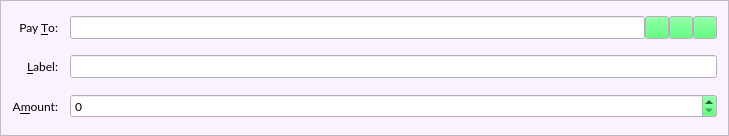
<?xml version="1.0" encoding="UTF-8"?>
<ui version="4.0">
 <class>SendCoinsEntry</class>
 <widget class="QFrame" name="SendCoinsEntry">
  <property name="geometry">
   <rect>
    <x>0</x>
    <y>0</y>
    <width>729</width>
    <height>136</height>
   </rect>
  </property>
  <property name="palette">
   <palette>
    <active>
     <colorrole role="WindowText">
      <brush brushstyle="SolidPattern">
       <color alpha="255">
        <red>0</red>
        <green>0</green>
        <blue>0</blue>
       </color>
      </brush>
     </colorrole>
     <colorrole role="Button">
      <brush brushstyle="SolidPattern">
       <color alpha="255">
        <red>41</red>
        <green>255</green>
        <blue>84</blue>
       </color>
      </brush>
     </colorrole>
     <colorrole role="Light">
      <brush brushstyle="SolidPattern">
       <color alpha="255">
        <red>169</red>
        <green>255</green>
        <blue>186</blue>
       </color>
      </brush>
     </colorrole>
     <colorrole role="Midlight">
      <brush brushstyle="SolidPattern">
       <color alpha="255">
        <red>105</red>
        <green>255</green>
        <blue>135</blue>
       </color>
      </brush>
     </colorrole>
     <colorrole role="Dark">
      <brush brushstyle="SolidPattern">
       <color alpha="255">
        <red>20</red>
        <green>127</green>
        <blue>42</blue>
       </color>
      </brush>
     </colorrole>
     <colorrole role="Mid">
      <brush brushstyle="SolidPattern">
       <color alpha="255">
        <red>27</red>
        <green>170</green>
        <blue>56</blue>
       </color>
      </brush>
     </colorrole>
     <colorrole role="Text">
      <brush brushstyle="SolidPattern">
       <color alpha="255">
        <red>0</red>
        <green>0</green>
        <blue>0</blue>
       </color>
      </brush>
     </colorrole>
     <colorrole role="BrightText">
      <brush brushstyle="SolidPattern">
       <color alpha="255">
        <red>255</red>
        <green>255</green>
        <blue>255</blue>
       </color>
      </brush>
     </colorrole>
     <colorrole role="ButtonText">
      <brush brushstyle="SolidPattern">
       <color alpha="255">
        <red>0</red>
        <green>0</green>
        <blue>0</blue>
       </color>
      </brush>
     </colorrole>
     <colorrole role="Base">
      <brush brushstyle="SolidPattern">
       <color alpha="255">
        <red>255</red>
        <green>255</green>
        <blue>255</blue>
       </color>
      </brush>
     </colorrole>
     <colorrole role="Window">
      <brush brushstyle="SolidPattern">
       <color alpha="255">
        <red>251</red>
        <green>242</green>
        <blue>255</blue>
       </color>
      </brush>
     </colorrole>
     <colorrole role="Shadow">
      <brush brushstyle="SolidPattern">
       <color alpha="255">
        <red>0</red>
        <green>0</green>
        <blue>0</blue>
       </color>
      </brush>
     </colorrole>
     <colorrole role="AlternateBase">
      <brush brushstyle="SolidPattern">
       <color alpha="255">
        <red>148</red>
        <green>255</green>
        <blue>169</blue>
       </color>
      </brush>
     </colorrole>
     <colorrole role="ToolTipBase">
      <brush brushstyle="SolidPattern">
       <color alpha="255">
        <red>255</red>
        <green>255</green>
        <blue>220</blue>
       </color>
      </brush>
     </colorrole>
     <colorrole role="ToolTipText">
      <brush brushstyle="SolidPattern">
       <color alpha="255">
        <red>0</red>
        <green>0</green>
        <blue>0</blue>
       </color>
      </brush>
     </colorrole>
     <colorrole role="PlaceholderText">
      <brush brushstyle="SolidPattern">
       <color alpha="128">
        <red>0</red>
        <green>0</green>
        <blue>0</blue>
       </color>
      </brush>
     </colorrole>
    </active>
    <inactive>
     <colorrole role="WindowText">
      <brush brushstyle="SolidPattern">
       <color alpha="255">
        <red>0</red>
        <green>0</green>
        <blue>0</blue>
       </color>
      </brush>
     </colorrole>
     <colorrole role="Button">
      <brush brushstyle="SolidPattern">
       <color alpha="255">
        <red>41</red>
        <green>255</green>
        <blue>84</blue>
       </color>
      </brush>
     </colorrole>
     <colorrole role="Light">
      <brush brushstyle="SolidPattern">
       <color alpha="255">
        <red>169</red>
        <green>255</green>
        <blue>186</blue>
       </color>
      </brush>
     </colorrole>
     <colorrole role="Midlight">
      <brush brushstyle="SolidPattern">
       <color alpha="255">
        <red>105</red>
        <green>255</green>
        <blue>135</blue>
       </color>
      </brush>
     </colorrole>
     <colorrole role="Dark">
      <brush brushstyle="SolidPattern">
       <color alpha="255">
        <red>20</red>
        <green>127</green>
        <blue>42</blue>
       </color>
      </brush>
     </colorrole>
     <colorrole role="Mid">
      <brush brushstyle="SolidPattern">
       <color alpha="255">
        <red>27</red>
        <green>170</green>
        <blue>56</blue>
       </color>
      </brush>
     </colorrole>
     <colorrole role="Text">
      <brush brushstyle="SolidPattern">
       <color alpha="255">
        <red>0</red>
        <green>0</green>
        <blue>0</blue>
       </color>
      </brush>
     </colorrole>
     <colorrole role="BrightText">
      <brush brushstyle="SolidPattern">
       <color alpha="255">
        <red>255</red>
        <green>255</green>
        <blue>255</blue>
       </color>
      </brush>
     </colorrole>
     <colorrole role="ButtonText">
      <brush brushstyle="SolidPattern">
       <color alpha="255">
        <red>0</red>
        <green>0</green>
        <blue>0</blue>
       </color>
      </brush>
     </colorrole>
     <colorrole role="Base">
      <brush brushstyle="SolidPattern">
       <color alpha="255">
        <red>255</red>
        <green>255</green>
        <blue>255</blue>
       </color>
      </brush>
     </colorrole>
     <colorrole role="Window">
      <brush brushstyle="SolidPattern">
       <color alpha="255">
        <red>251</red>
        <green>242</green>
        <blue>255</blue>
       </color>
      </brush>
     </colorrole>
     <colorrole role="Shadow">
      <brush brushstyle="SolidPattern">
       <color alpha="255">
        <red>0</red>
        <green>0</green>
        <blue>0</blue>
       </color>
      </brush>
     </colorrole>
     <colorrole role="AlternateBase">
      <brush brushstyle="SolidPattern">
       <color alpha="255">
        <red>148</red>
        <green>255</green>
        <blue>169</blue>
       </color>
      </brush>
     </colorrole>
     <colorrole role="ToolTipBase">
      <brush brushstyle="SolidPattern">
       <color alpha="255">
        <red>255</red>
        <green>255</green>
        <blue>220</blue>
       </color>
      </brush>
     </colorrole>
     <colorrole role="ToolTipText">
      <brush brushstyle="SolidPattern">
       <color alpha="255">
        <red>0</red>
        <green>0</green>
        <blue>0</blue>
       </color>
      </brush>
     </colorrole>
     <colorrole role="PlaceholderText">
      <brush brushstyle="SolidPattern">
       <color alpha="128">
        <red>0</red>
        <green>0</green>
        <blue>0</blue>
       </color>
      </brush>
     </colorrole>
    </inactive>
    <disabled>
     <colorrole role="WindowText">
      <brush brushstyle="SolidPattern">
       <color alpha="255">
        <red>20</red>
        <green>127</green>
        <blue>42</blue>
       </color>
      </brush>
     </colorrole>
     <colorrole role="Button">
      <brush brushstyle="SolidPattern">
       <color alpha="255">
        <red>41</red>
        <green>255</green>
        <blue>84</blue>
       </color>
      </brush>
     </colorrole>
     <colorrole role="Light">
      <brush brushstyle="SolidPattern">
       <color alpha="255">
        <red>169</red>
        <green>255</green>
        <blue>186</blue>
       </color>
      </brush>
     </colorrole>
     <colorrole role="Midlight">
      <brush brushstyle="SolidPattern">
       <color alpha="255">
        <red>105</red>
        <green>255</green>
        <blue>135</blue>
       </color>
      </brush>
     </colorrole>
     <colorrole role="Dark">
      <brush brushstyle="SolidPattern">
       <color alpha="255">
        <red>20</red>
        <green>127</green>
        <blue>42</blue>
       </color>
      </brush>
     </colorrole>
     <colorrole role="Mid">
      <brush brushstyle="SolidPattern">
       <color alpha="255">
        <red>27</red>
        <green>170</green>
        <blue>56</blue>
       </color>
      </brush>
     </colorrole>
     <colorrole role="Text">
      <brush brushstyle="SolidPattern">
       <color alpha="255">
        <red>20</red>
        <green>127</green>
        <blue>42</blue>
       </color>
      </brush>
     </colorrole>
     <colorrole role="BrightText">
      <brush brushstyle="SolidPattern">
       <color alpha="255">
        <red>255</red>
        <green>255</green>
        <blue>255</blue>
       </color>
      </brush>
     </colorrole>
     <colorrole role="ButtonText">
      <brush brushstyle="SolidPattern">
       <color alpha="255">
        <red>20</red>
        <green>127</green>
        <blue>42</blue>
       </color>
      </brush>
     </colorrole>
     <colorrole role="Base">
      <brush brushstyle="SolidPattern">
       <color alpha="255">
        <red>251</red>
        <green>242</green>
        <blue>255</blue>
       </color>
      </brush>
     </colorrole>
     <colorrole role="Window">
      <brush brushstyle="SolidPattern">
       <color alpha="255">
        <red>251</red>
        <green>242</green>
        <blue>255</blue>
       </color>
      </brush>
     </colorrole>
     <colorrole role="Shadow">
      <brush brushstyle="SolidPattern">
       <color alpha="255">
        <red>0</red>
        <green>0</green>
        <blue>0</blue>
       </color>
      </brush>
     </colorrole>
     <colorrole role="AlternateBase">
      <brush brushstyle="SolidPattern">
       <color alpha="255">
        <red>41</red>
        <green>255</green>
        <blue>84</blue>
       </color>
      </brush>
     </colorrole>
     <colorrole role="ToolTipBase">
      <brush brushstyle="SolidPattern">
       <color alpha="255">
        <red>255</red>
        <green>255</green>
        <blue>220</blue>
       </color>
      </brush>
     </colorrole>
     <colorrole role="ToolTipText">
      <brush brushstyle="SolidPattern">
       <color alpha="255">
        <red>0</red>
        <green>0</green>
        <blue>0</blue>
       </color>
      </brush>
     </colorrole>
     <colorrole role="PlaceholderText">
      <brush brushstyle="SolidPattern">
       <color alpha="128">
        <red>0</red>
        <green>0</green>
        <blue>0</blue>
       </color>
      </brush>
     </colorrole>
    </disabled>
   </palette>
  </property>
  <property name="font">
   <font>
    <family>Lato</family>
   </font>
  </property>
  <property name="windowTitle">
   <string>Form</string>
  </property>
  <property name="windowIcon">
   <iconset>
    <normaloff>../../../../../@media/favicon.ico</normaloff>../../../../../@media/favicon.ico</iconset>
  </property>
  <property name="autoFillBackground">
   <bool>true</bool>
  </property>
  <property name="styleSheet">
   <string notr="true"/>
  </property>
  <property name="frameShape">
   <enum>QFrame::StyledPanel</enum>
  </property>
  <property name="frameShadow">
   <enum>QFrame::Sunken</enum>
  </property>
  <layout class="QGridLayout" name="gridLayout">
   <property name="spacing">
    <number>12</number>
   </property>
   <item row="5" column="0">
    <widget class="QLabel" name="label">
     <property name="text">
      <string>A&amp;mount:</string>
     </property>
     <property name="alignment">
      <set>Qt::AlignRight|Qt::AlignTrailing|Qt::AlignVCenter</set>
     </property>
     <property name="buddy">
      <cstring>payAmount</cstring>
     </property>
    </widget>
   </item>
   <item row="3" column="0">
    <widget class="QLabel" name="label_2">
     <property name="text">
      <string>Pay &amp;To:</string>
     </property>
     <property name="alignment">
      <set>Qt::AlignRight|Qt::AlignTrailing|Qt::AlignVCenter</set>
     </property>
     <property name="buddy">
      <cstring>payTo</cstring>
     </property>
    </widget>
   </item>
   <item row="5" column="1">
    <widget class="BitcoinAmountField" name="payAmount"/>
   </item>
   <item row="4" column="0">
    <widget class="QLabel" name="label_4">
     <property name="text">
      <string>&amp;Label:</string>
     </property>
     <property name="alignment">
      <set>Qt::AlignRight|Qt::AlignTrailing|Qt::AlignVCenter</set>
     </property>
     <property name="buddy">
      <cstring>addAsLabel</cstring>
     </property>
    </widget>
   </item>
   <item row="3" column="1">
    <layout class="QHBoxLayout" name="payToLayout">
     <property name="spacing">
      <number>0</number>
     </property>
     <item>
      <widget class="QValidatedLineEdit" name="payTo">
       <property name="toolTip">
        <string>The address to send the payment to (e.g. NcLtRAC6SdkZYmt54tXE8rpZbiHdGv2fnk)</string>
       </property>
       <property name="maxLength">
        <number>34</number>
       </property>
      </widget>
     </item>
     <item>
      <widget class="QToolButton" name="addressBookButton">
       <property name="toolTip">
        <string>Choose address from address book</string>
       </property>
       <property name="text">
        <string/>
       </property>
       <property name="icon">
        <iconset resource="../bitcoin.qrc">
         <normaloff>:/icons/address-book</normaloff>:/icons/address-book</iconset>
       </property>
       <property name="shortcut">
        <string>Alt+A</string>
       </property>
      </widget>
     </item>
     <item>
      <widget class="QToolButton" name="pasteButton">
       <property name="toolTip">
        <string>Paste address from clipboard</string>
       </property>
       <property name="text">
        <string/>
       </property>
       <property name="icon">
        <iconset resource="../bitcoin.qrc">
         <normaloff>:/icons/editpaste</normaloff>:/icons/editpaste</iconset>
       </property>
       <property name="shortcut">
        <string>Alt+P</string>
       </property>
      </widget>
     </item>
     <item>
      <widget class="QToolButton" name="deleteButton">
       <property name="toolTip">
        <string>Remove this recipient</string>
       </property>
       <property name="text">
        <string/>
       </property>
       <property name="icon">
        <iconset resource="../bitcoin.qrc">
         <normaloff>:/icons/remove</normaloff>:/icons/remove</iconset>
       </property>
      </widget>
     </item>
    </layout>
   </item>
   <item row="4" column="1">
    <widget class="QValidatedLineEdit" name="addAsLabel">
     <property name="toolTip">
      <string>Enter a label for this address to add it to your address book</string>
     </property>
    </widget>
   </item>
  </layout>
 </widget>
 <customwidgets>
  <customwidget>
   <class>QValidatedLineEdit</class>
   <extends>QLineEdit</extends>
   <header>qvalidatedlineedit.h</header>
  </customwidget>
  <customwidget>
   <class>BitcoinAmountField</class>
   <extends>QSpinBox</extends>
   <header>bitcoinamountfield.h</header>
   <container>1</container>
  </customwidget>
 </customwidgets>
 <resources>
  <include location="../bitcoin.qrc"/>
 </resources>
 <connections/>
</ui>
